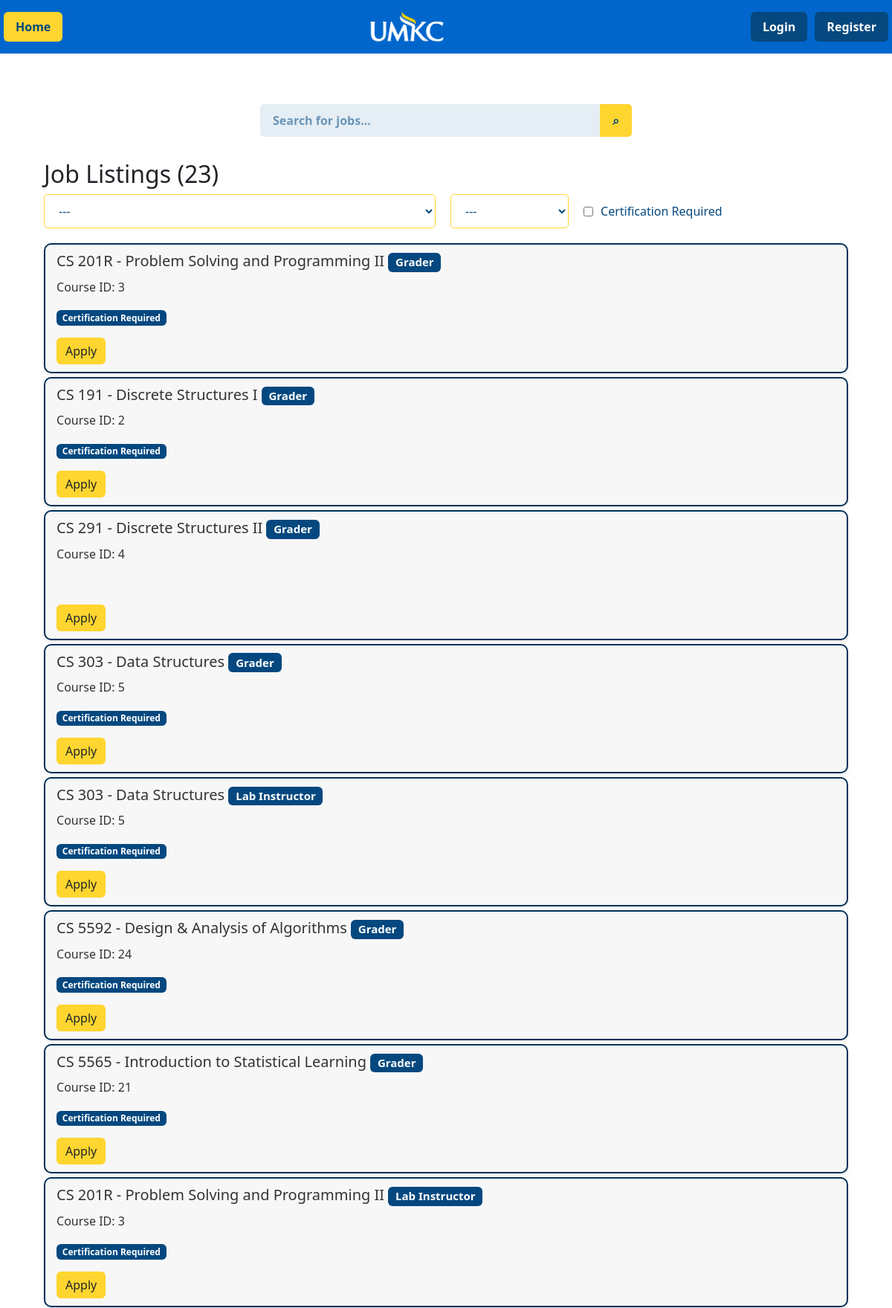
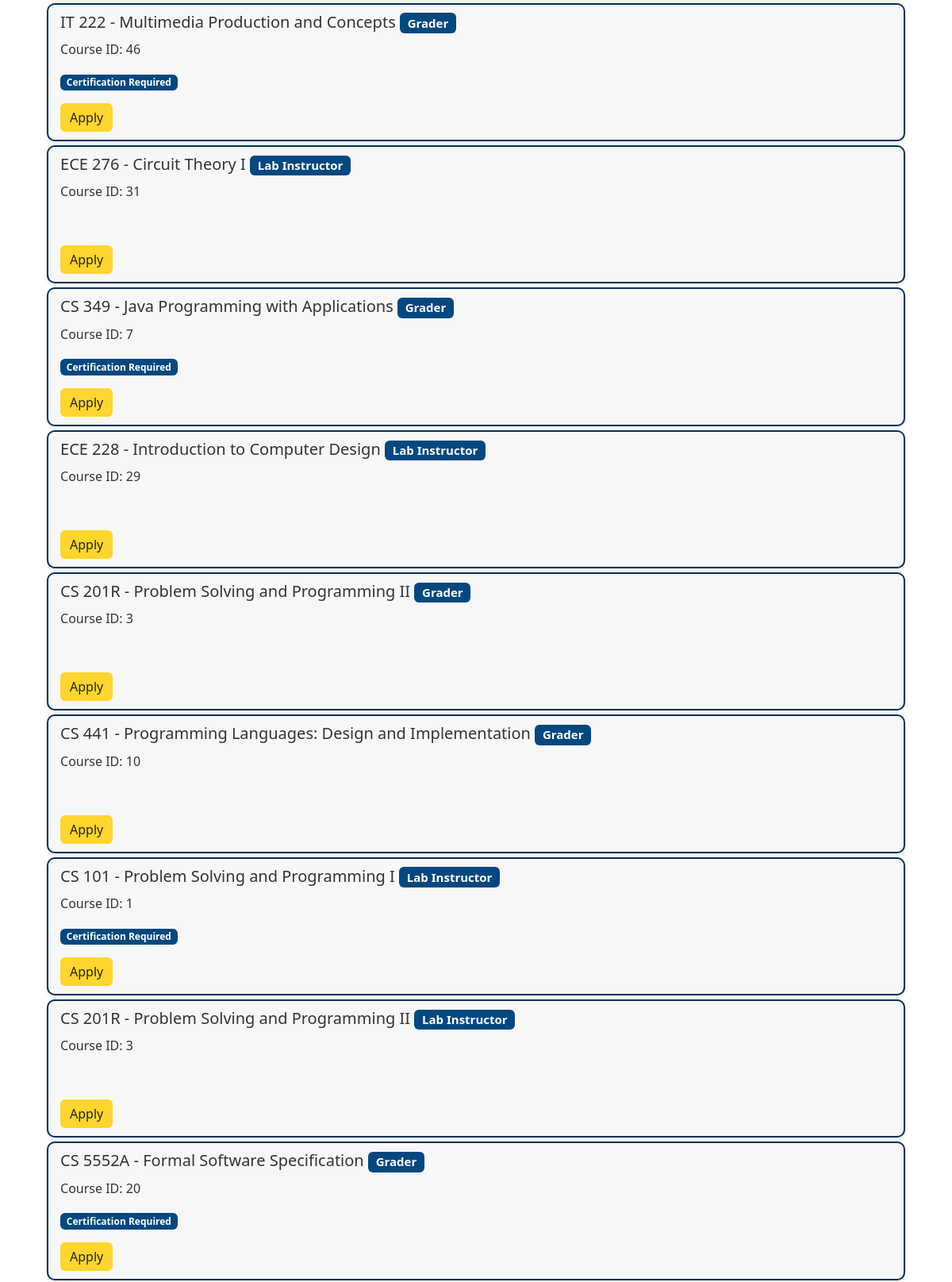
The page / (upper part) on the database its author committed (2 pictures, top to bottom).
### gta/model/models.py (models this page shows)
class Jobs(db.Model):
    __tablename__ = "Jobs"
    job_id = db.Column(db.Integer,autoincrement=True, primary_key=True )
    role_id = db.Column(db.Integer, db.ForeignKey("Roles.role_id"))
    course_required = db.Column(db.Integer, db.ForeignKey("Courses.course_id"))
    certification_required = db.Column(db.Boolean, nullable=False)
    status = db.Column(db.Boolean, nullable=False)
    user_id = db.Column(db.Integer, db.ForeignKey("Users.user_id"))

class Courses(db.Model):
    __tablename__ = "Courses"
    course_id = db.Column(db.Integer, primary_key=True)
    course_name = db.Column(db.String(25), nullable=False)
    course_level = db.Column(db.String(50), nullable=False)
    major_id = db.Column(db.Integer, db.ForeignKey("Majors.major_id"))

class Roles(db.Model):
    __tablename__ = "Roles"
    role_id = db.Column(db.Integer, primary_key=True)
    role_name = db.Column(db.String(25), nullable=False)

### gta/main/routes.py (the view)
@mbp.route('/')
def Home():
    with app.app_context():
        resj = db.session.execute(db.select(Courses.course_name, Jobs.certification_required, Roles.role_name, Courses.course_level, Courses.course_id).where(Jobs.role_id == Roles.role_id).where(Jobs.course_required == Courses.course_id)).all()
        resc = db.session.execute(db.select(Courses.course_id, Courses.course_name, Courses.course_level)).all()
        resr = db.session.execute(db.select(Roles.role_id, Roles.role_name).where(Roles.role_id > 2).where(Roles.role_id < 5)).all()
    roles = [(r[0], r[1]) for r in resr]
    roles.insert(0, ("", "---"))
    courses = [(r[0], f"{r[1]} - {r[2]}") for r in resc]
    courses.insert(0, ("", "---"))
    jobs = [r for r in resj]
    jobs2 = [list(r) for r in resj]
    for j in jobs2:
        for i in j:
            if i is True or i == "True":
                j[1] = 1
            elif i is False or i == "False":
                j[1] = 0
    jobs2 = [tuple(j) for j in jobs2]
    test_json = jsonify(jobs=jobs2)  # Use this line to test serialization
    print(test_json)  # Check your console for the output
    return render_template("index.html", jobs=jobs, jobs2=jobs2, courses=courses, roles=roles)

### gta/templates/index.html (shortened to what this page needs)
{% extends 'base.html' %}
{% block content %}
<form id="search-form" class="search-form">
    <input type="text" id="query" name="query" placeholder="Search for jobs..." required>
    <button id="search-submit" type="submit">&#8981</button>
</form>
<div class="flex-container">
    <div class="flex-child">
        <h2 id="job-list-title">Job Listings </h2>
        <form class="form-filter">
            <select id="course-filter" class="select-filter" onchange="filterJobs()">
                {% for c in courses %}
                <option value="{{ c[0] }}">{{ c[1] }}</option>
                {% endfor %}
            </select>
            <select id="role-filter" class="select-filter" onchange="filterJobs()">
                {% for r in roles %}
                <option value="{{ r[0] }}">{{ r[1] }}</option>
                {% endfor %}
            </select>
            <div class="checkbox-custom">
                <input type="checkbox" id="cert-filter" onclick="filterJobs()">
                <label for="cert-filter">Certification Required</label>
            </div>
        </form>
        <ul id="job-list-group" class="list-group">
            {% for j in jobs %}
                <li class="list-group-item">
                    <h5 id="job-name">{{ j[0] }} - {{j[3]}} <span class="badge badge-primary">{{ j[2] }}</span></h5>
                    <p id="job-course-id" value="{{j[4]}}">Course ID: {{j[4]}}</p>
                    <p id="cert-req">{% if j[1] == 1 %}<span class="badge badge-primary">Certification Required</span>{% else %}&nbsp;{% endif %}</p>
                    {% if current_user.is_authenticated %}
                        <a href="{{ url_for('form.Apply', job_id=loop.index|string) }}" class="btn apply-btn">Apply</a>
                    {% else %}
                        <a href="/login" class="btn apply-btn">Apply</a>
                    {% endif %}
                </li>
            {% endfor %}
        </ul>
    </div>
</div>
{% endblock %}

### gta/static/style.css (style rules this page uses)
.nav-pills .nav-link { background-color: var(--dark-blue); color: var(--white); font-weight: bold; }
.nav-pills .nav-link.active { background-color: var(--yellow); color: var(--dark-blue); }
.apply-btn { background-color: var(--yellow); border: none; }
.badge-primary { background-color: var(--dark-blue); color: var(--white); }
.flex-container { display: flex; }
.flex-child { flex: 1; margin: 1%; }
.flex-child:first-child { margin-right: 1%; }
.list-group-item { width: 100%; padding: 10px 15px; margin-bottom: 5px; background-color: #f7f7f7; border: 2px solid var(--hover-blue); border-radius: 10px; font-weight: 500; color: #333; box-shadow: 0 2px 4px rgba(0, 0, 0, 0.1); }
.list-group-item:first-child { border-top-left-radius: 10px; border-top-right-radius: 10px; }
.list-group { margin-bottom: 10px; }
.search-form { display: flex; justify-content: center; align-items: center; max-width: 500px; margin: 20px auto; }
.search-form input[type="text"] { flex-grow: 1; padding: 8px 15px; border-radius: 5px 0 0 5px; border: 2px solid var(--search-bg-blue); background-color: var(--search-bg-blue); }
.search-form button { padding: 8px 15px; background-color: var(--yellow); color: var(--dark-blue); border: 2px solid var(--yellow); border-radius: 0 5px 5px 0; border-color: var(--yellow); cursor: pointer; font-weight: bold; transition: background-color 0.3s, border-color 0.3s; }
input::placeholder { font-weight: bold; color: var(--search-input-blue); }
.select-filter { padding: 10px 15px; border: 1px solid var(--yellow); background-color: var(--white); border-radius: 5px; font-size: 1em; color: var(--dark-blue); margin-right: 10px; cursor: pointer; transition: background-color 0.2s, border-color 0.2s; }
.checkbox-custom { display: flex; align-items: center; cursor: pointer; color: var(--dark-blue); }
.checkbox-custom input[type="checkbox"] { margin-right: 5px; cursor: pointer; accent-color: var(--yellow); }
.checkbox-custom label { margin-left: 5px; }
.form-filter { display: flex; align-items: center; gap: 10px; margin-bottom: 20px; }

### rows shown on the page
Jobs: course_name "CS 201R", course_level "Problem Solving and Programming II", role_name "Grader", course_id "3", certification_required "Certification Required"
Jobs: course_name "CS 191", course_level "Discrete Structures I", role_name "Grader", course_id "2", certification_required "Certification Required"
Jobs: course_name "CS 291", course_level "Discrete Structures II", role_name "Grader", course_id "4"
Jobs: course_name "CS 303", course_level "Data Structures", role_name "Grader", course_id "5", certification_required "Certification Required"
Jobs: course_name "CS 303", course_level "Data Structures", role_name "Lab Instructor", course_id "5", certification_required "Certification Required"
Jobs: course_name "CS 5592", course_level "Design & Analysis of Algorithms", role_name "Grader", course_id "24", certification_required "Certification Required"
Jobs: course_name "CS 5565", course_level "Introduction to Statistical Learning", role_name "Grader", course_id "21", certification_required "Certification Required"
Jobs: course_name "CS 201R", course_level "Problem Solving and Programming II", role_name "Lab Instructor", course_id "3", certification_required "Certification Required"
Jobs: course_name "IT 222", course_level "Multimedia Production and Concepts", role_name "Grader", course_id "46", certification_required "Certification Required"
Jobs: course_name "ECE 276", course_level "Circuit Theory I", role_name "Lab Instructor", course_id "31"
Jobs: course_name "CS 349", course_level "Java Programming with Applications", role_name "Grader", course_id "7", certification_required "Certification Required"
Jobs: course_name "ECE 228", course_level "Introduction to Computer Design", role_name "Lab Instructor", course_id "29"
Jobs: course_name "CS 201R", course_level "Problem Solving and Programming II", role_name "Grader", course_id "3"
Jobs: course_name "CS 441", course_level "Programming Languages: Design and Implementation", role_name "Grader", course_id "10"
Jobs: course_name "CS 101", course_level "Problem Solving and Programming I", role_name "Lab Instructor", course_id "1", certification_required "Certification Required"
Jobs: course_name "CS 201R", course_level "Problem Solving and Programming II", role_name "Lab Instructor", course_id "3"
Jobs: course_name "CS 5552A", course_level "Formal Software Specification", role_name "Grader", course_id "20", certification_required "Certification Required"

### other values the page prints
{{ render_nav_item('main.Home', 'Home') }} "Home"
{{ render_nav_item('form.LoginPage', 'Login') }} "Login"
{{ render_nav_item('form.RegisterPage', 'Register') }} "Register"
form field value "---"
